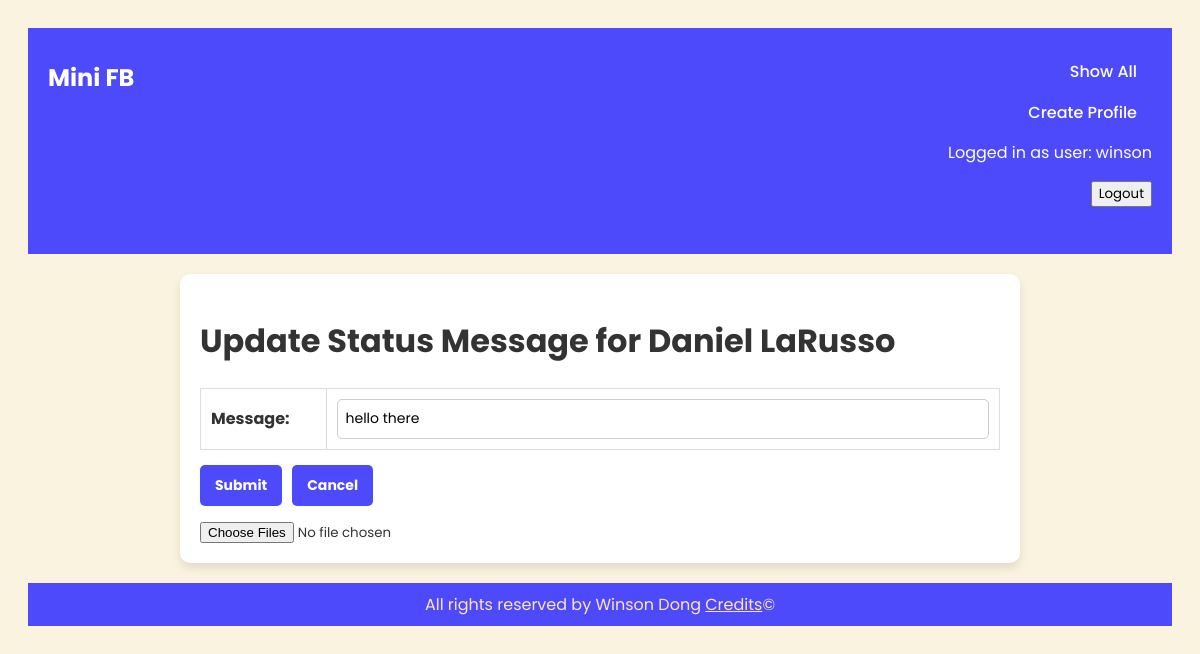
The app's page /mini_fb/status/26/update (signed in), older data.
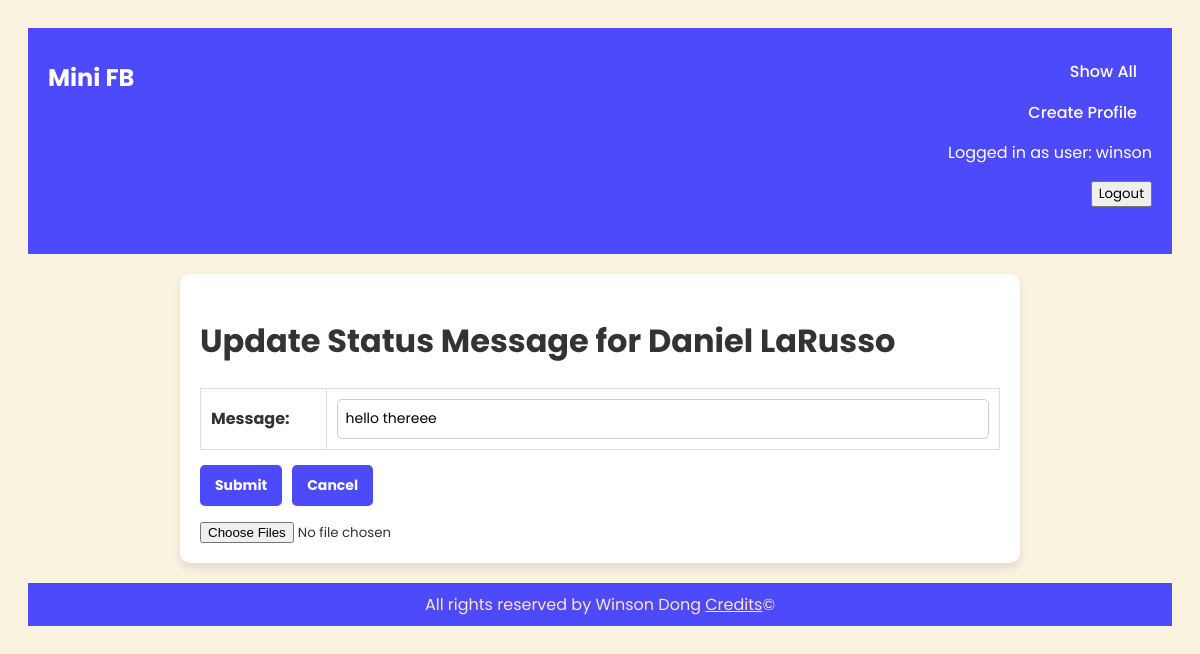
The same page, newer data.
### mini_fb/models.py (models this page shows, shortened)
class StatusMessage(models.Model):
    profile = models.ForeignKey("Profile", on_delete=models.CASCADE)
    timestamp = models.DateTimeField(auto_now_add=True)
    message = models.TextField(blank=False)

### mini_fb/views.py (the view, shortened to what this page needs)
# urls.py: path('status/<int:pk>/update', UpdateStatusMessageView.as_view(), name='update_status'),
class UpdateStatusMessageView(LoginRequiredMixin, UpdateView):
    model = StatusMessage
    form_class = UpdateStatusMessageForm
    template_name = 'mini_fb/update_status_form.html'
    def get_context_data(self):
        context = super().get_context_data()
        context['profile'] = self.object.profile  # Add profile to context
        return context

### mini_fb/forms.py
class UpdateStatusMessageForm(forms.ModelForm):
    class Meta:
        model = StatusMessage
        fields = ["message"]

### mini_fb/templates/mini_fb/update_status_form.html (shortened to what this page needs)
{% extends 'mini_fb/base.html' %}
    {% block content %}
    <h1>Update Status Message for {{ profile.first }} {{ profile.last }}</h1>
    <div>
        <form action="{% url 'update_status' object.pk %}" method="post">
            <table>
                {{form.as_table}}
            </table>
            <div class="confirmation-buttons">
                <input type="submit" name="submit" value="Submit">
                <form action="{% url 'show_profile' profile.pk %}" method="GET">
                    <input type="submit" value="Cancel">
                </form>
            </div>
            <input type="file" name = "files" multiple />
        </form>
    </div>
    {% endblock %}

Row changes from the older to the newer data that the page shows:
changed StatusMessage: message "hello there" → "hello thereee"
